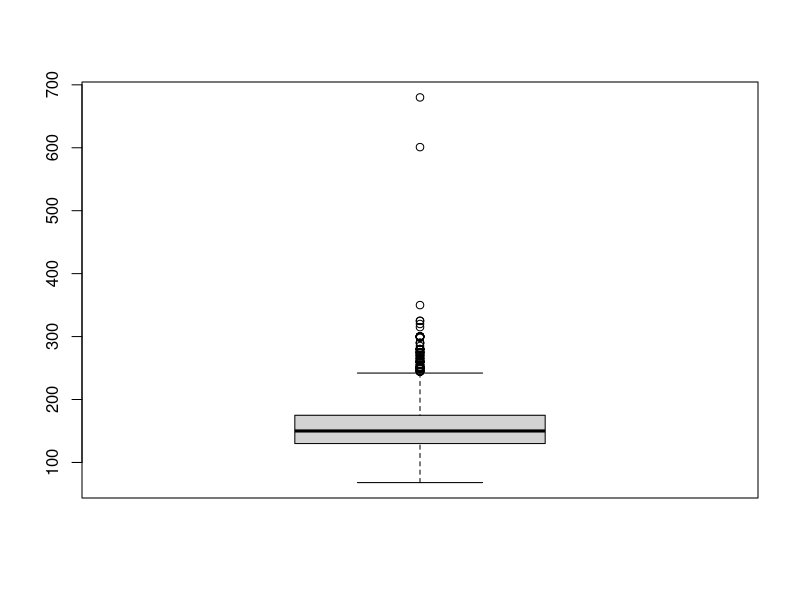
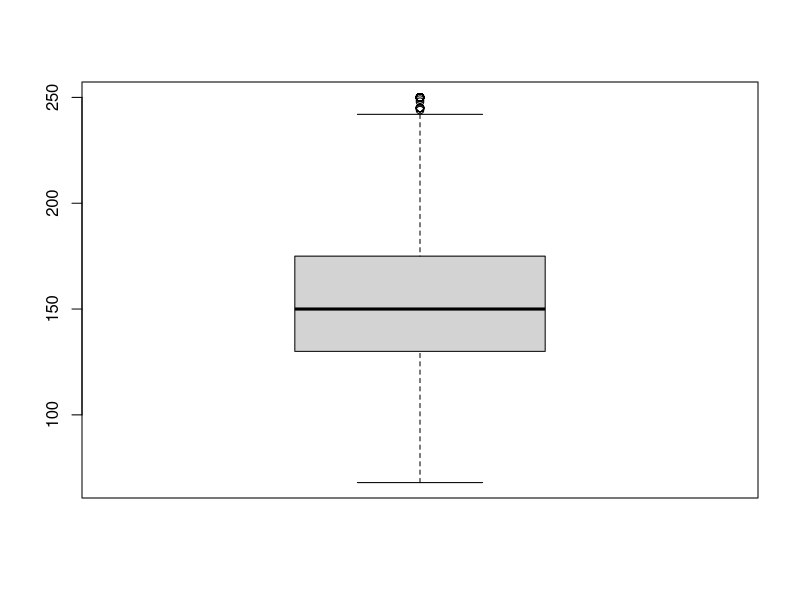

Recreate these plots in R, in order.
## ---- chunk 1
#1
dat <- read.csv(file="cdc.csv", header=TRUE, sep=",")
boxplot(dat["wtdesire"])
#2
index = which(dat["wtdesire"] <=250)
dat = dat[index,]
boxplot(dat["wtdesire"])
#3
n = length(dat$wtdesire)
t = (mean(dat$wtdesire)-154.4)/(sd(dat$wtdesire)/sqrt(n))
p = 2*(pt(t, n-1))
#We fail to reject the null hypothesis as there is no evidence against the null hypothesis since p=1.46323686455904, which is way larger than the significance level 0.05.
## ---- chunk 2
t2 = (mean(dat$wtdesire)-153.7)/(sd(dat$wtdesire)/sqrt(n))
p2 = 2*(1-pt(t2, n-1))
p3 = 2*(pt(-5.07, 59))
#There is strong evidence against the null hypothesis, since the p value is very small, only 0.00012434907449177, way smaller than the significance level 0.05.
